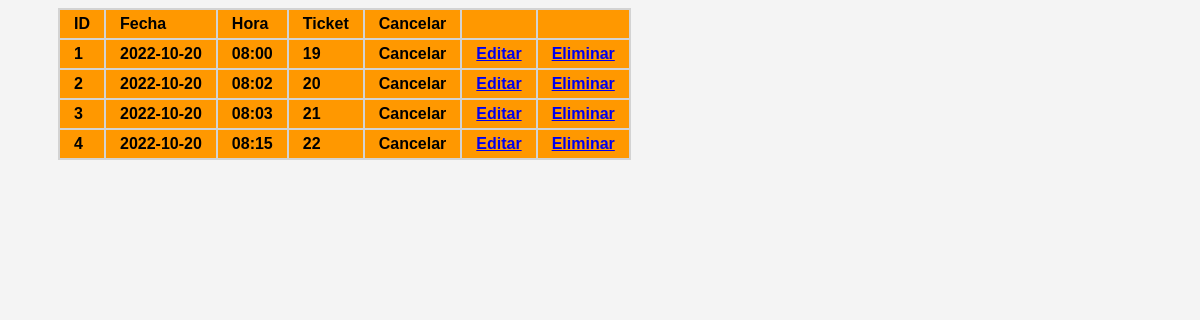
Screenshot of /admin/tablas/tablaCVadm.php with the database file from the repository.
### tables this page shows
CREATE TABLE `cancelar_venta` (
  `id_cventa` int(11) NOT NULL,
  `Fecha` date DEFAULT NULL,
  `Hora` varchar(5) DEFAULT NULL,
  `Ticket` int(11) DEFAULT NULL,
  `Cancelar` varchar(8) DEFAULT NULL
);

### admin/tablas/tablaCVadm.php (the view, shortened to what this page needs)
<?php
$servername = "127.0.0.1";
$username = "empleado1";
$password = "ChampuRRAD01";
$db_name = "fiesta_mx";
$conn = mysqli_connect($servername, $username, $password, $db_name);
$sql = "select * from cancelar_venta";
$query = mysqli_query($conn,$sql);
?>
<!DOCTYPE html>
<html lang="en">
<head>
    <link href="css/style.css" rel="stylesheet">
    <link href="css/estilosTablas.css" rel="stylesheet">
</head>
<body>
    <section class="tProductos">
        <table class="table" style="width: auto;">
        <thead class="table-success table-striped" >
            <tr>
                <th>ID</th>
                <th>Fecha</th>
                <th>Hora</th>
                <th>Ticket</th>
                <th>Cancelar</th>
                <th></th>
                <th></th>
            </tr>
        </thead>
        <tbody>
                <?php
                    while($row=mysqli_fetch_array($query)){
                ?>
                    <tr>
                        <th><?php  echo $row['id_cventa']?></th>
                        <th><?php  echo $row['Fecha']?></th>
                        <th><?php  echo $row['Hora']?></th>
                        <th><?php  echo $row['Ticket']?></th>
                        <th><?php  echo $row['Cancelar']?></th>
                        <th><a href="../actualizar/actualizarCV.php?id=<?php echo $row['id_cventa'] ?>" class="btn btn-info">Editar</a></th>
                        <th><a href="../actualizar/borrarCV.php?id=<?php echo $row['id_cventa'] ?>" class="btn btn-danger">Eliminar</a></th>
                    </tr>
                <?php
                    }
                ?>
        </tbody>
        </table>
    </section>
</body>
</html>

### admin/tablas/css/style.css (style rules this page uses)
body { background:#f4f4f4; }

### admin/tablas/css/estilosTablas.css (style rules this page uses)
.tProductos { overflow:scroll; max-height:380px; width:auto; margin-left: 50px; }
.tProductos table { width:auto; background-color:lightgray; font-family: arial, sans-serif; text-align: left; }
th { background-color: #FF9800; padding: 5px 14px; }
tr:nth-child(1) { background-color: white; }
@media screen and (max-width: 1200px) { .tProductos { height:auto; } }

### rows the page displays
cancelar_venta: id_cventa "1", Fecha "2022-10-20", Hora "08:00", Ticket "19", Cancelar "Cancelar"
cancelar_venta: id_cventa "2", Fecha "2022-10-20", Hora "08:02", Ticket "20", Cancelar "Cancelar"
cancelar_venta: id_cventa "3", Fecha "2022-10-20", Hora "08:03", Ticket "21", Cancelar "Cancelar"
cancelar_venta: id_cventa "4", Fecha "2022-10-20", Hora "08:15", Ticket "22", Cancelar "Cancelar"
